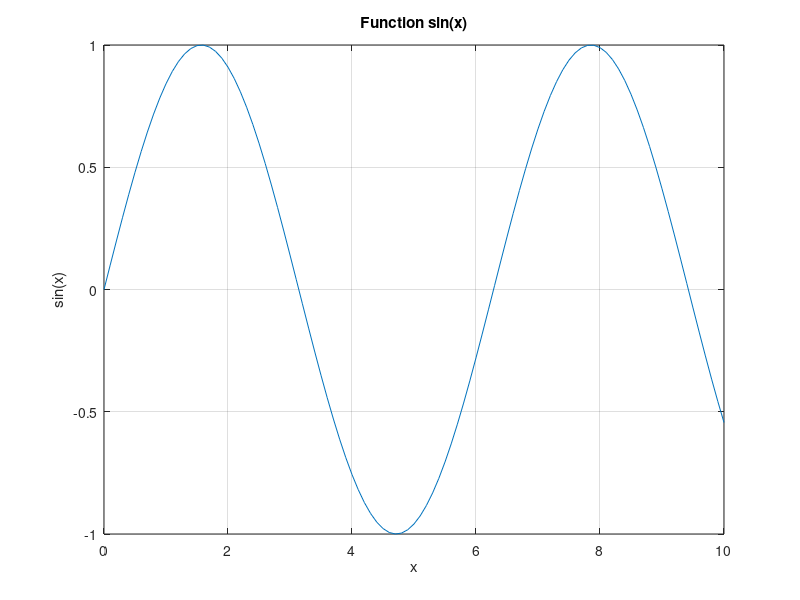

Reproduce this figure in MATLAB.
x = 0:0.1:10;
y = sin(x);
plot(x,y);
grid on;
title('Function sin(x)');
xlabel('x');
ylabel('sin(x)');
print -dtiff -r200 Graph